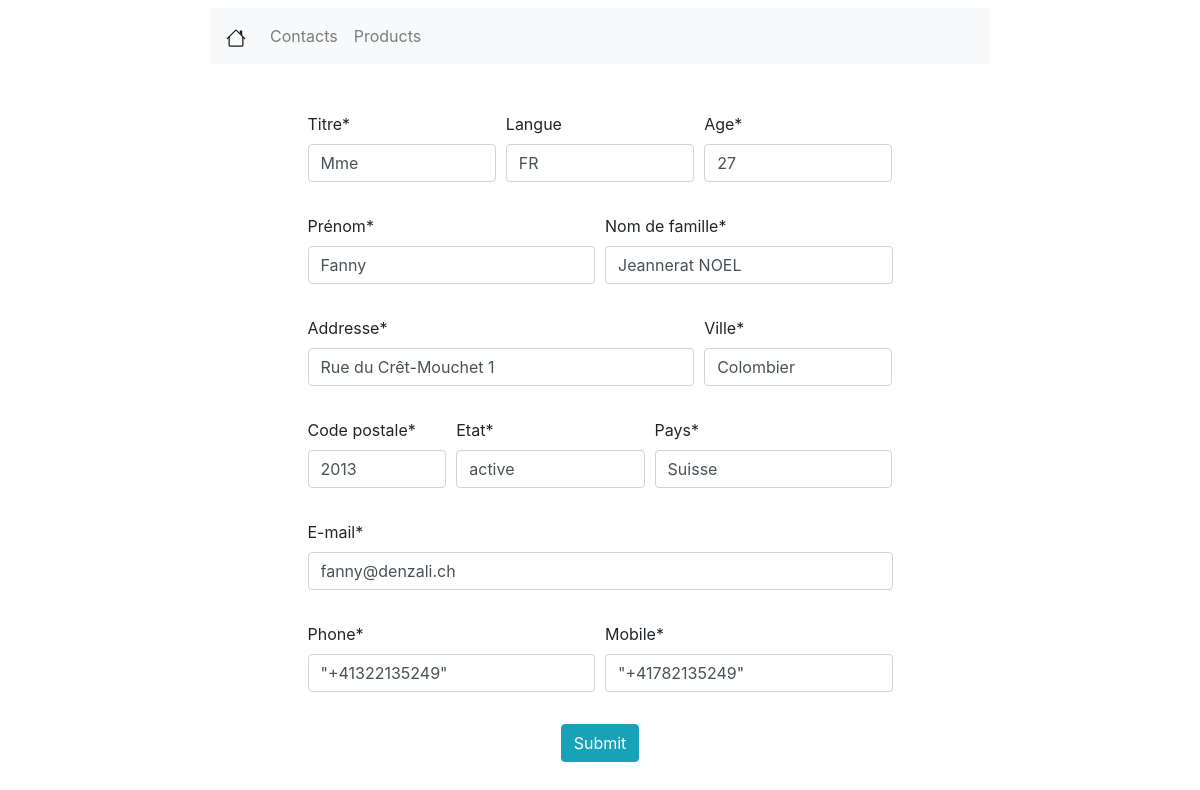
Page /contacts/1/edit/ on the earlier database version.
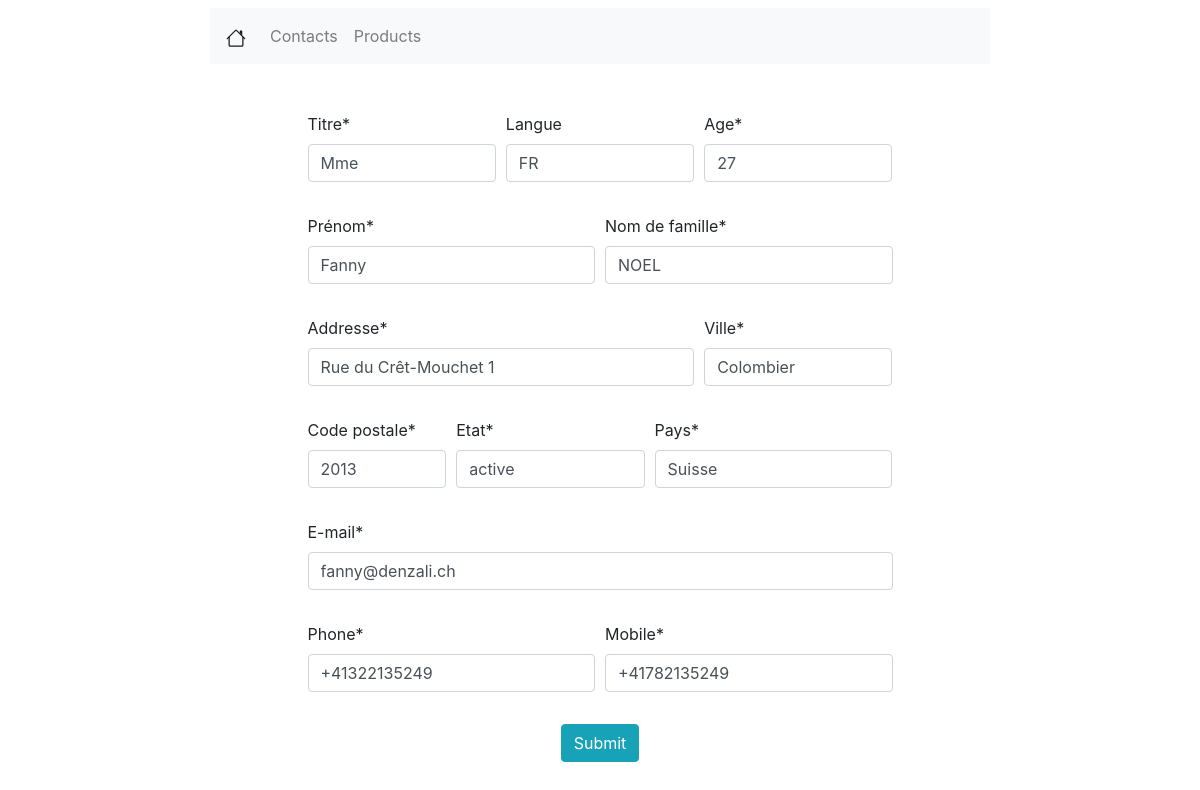
Same page on the later database version.
### contacts/models.py (models this page shows, shortened)
class Contact(models.Model):
    is_active = models.BooleanField(verbose_name="active", default=True)
    title = models.CharField(verbose_name="titre", max_length=50, null=True)
    lang = models.CharField(verbose_name="Langue", max_length=80, null=True, blank=True)
    name = models.CharField(verbose_name='Prénom', max_length=200, null=True)
    lastname = models.CharField(verbose_name='Nom de famille', max_length=200, null=True)
    age = models.IntegerField(verbose_name='Age', null=True)
    street = models.CharField(verbose_name="Addresse", max_length=100, null=True)
    region_zip = models.IntegerField(verbose_name="Code postale", null=True)
    city = models.CharField(verbose_name="Ville", max_length=200, null=True)
    country = models.CharField(verbose_name="Pays", max_length=100, null=True)
    phone = PhoneNumberField(null=True)
    mobile = PhoneNumberField(null=True)
    email = models.EmailField(verbose_name="E-mail", max_length=254, null=True)
    state = models.CharField(verbose_name="Etat", max_length=20, null=True)

### contacts/views.py (the view)
# urls.py: path('<int:pk>/edit/', views.EditView.as_view(), name='edit_contact'),
class EditView(generic.UpdateView):
    template_name = 'contacts/contacts_createview.html'
    model = Contact
    form_class = ContactsModelForm
    success_url = reverse_lazy("contacts")

### contacts/forms.py
class ContactsModelForm(forms.ModelForm):
    class Meta:
        model = Contact
        fields = '__all__'

### contacts/templates/contacts/contacts_createview.html (shortened to what this page needs)
{% extends 'viewlist/viewlist.html' %}
{% load crispy_forms_tags %}
{% block viewlist %}
    <form method="post">
        <div class="w-50 mx-auto mt-5">
            <div class="form-row">
                <div class="form-group col-md-4">
                    {{ form.title|as_crispy_field }}
                </div>
                <div class="form-group col-md-4">
                    {{ form.lang|as_crispy_field }}
                </div>
                <div class="form-group col-md-4">
                    {{ form.age|as_crispy_field }}
                </div>
            </div>
            <div class="form-row">
                <div class="form-group col-md-6">
                    {{ form.name|as_crispy_field }}
                </div>
                <div class="form-group col-md-6">
                    {{ form.lastname|as_crispy_field }}
                </div>
            </div>
            <div class="form-row">
                <div class="form-group col-md-8">
                    {{ form.street|as_crispy_field }}
                </div>
                <div class="form-group col-md-4">
                    {{ form.city|as_crispy_field }}
                </div>
            </div>
            <div class="form-row">
                <div class="form-group col-md-3">
                    {{ form.region_zip|as_crispy_field }}
                </div>
                <div class="form-group col-md-4">
                    {{ form.state|as_crispy_field }}
                </div>
                <div class="form-group col-md-5">
                    {{ form.country|as_crispy_field }}
                </div>
            </div>
            <div class="form-row">
                <div class="form-group col-md-12">
                    {{ form.email|as_crispy_field }}
                </div>
            </div>
            <div class="form-row">
                <div class="form-group col-md-6">
                    {{ form.phone|as_crispy_field }}
                </div>
                <div class="form-group col-md-6">
                    {{ form.mobile|as_crispy_field }}
                </div>
            </div>
            <div class="text-center">
                <button type="submit" class="btn btn-info">Submit</button>
            </div>
        </div>
    </form>
{% endblock %}

Differences in the rows shown:
changed Contact "Mme": lastname "Jeannerat NOEL" → "NOEL"; phone "\"+41322135249\"" → "+41322135249"; mobile "\"+41782135249\"" → "+41782135249"
